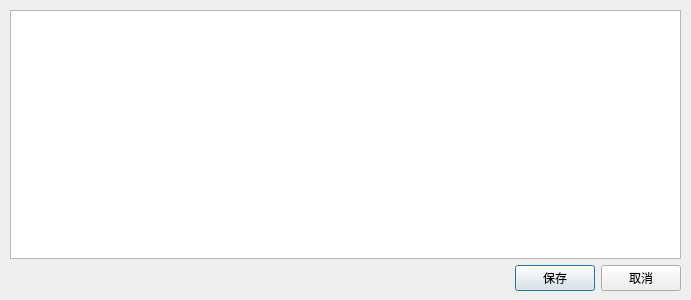
<?xml version="1.0" encoding="UTF-8"?>
<ui version="4.0">
 <class>AlterEssayQuestion</class>
 <widget class="QDialog" name="AlterEssayQuestion">
  <property name="geometry">
   <rect>
    <x>0</x>
    <y>0</y>
    <width>691</width>
    <height>300</height>
   </rect>
  </property>
  <property name="windowTitle">
   <string>Dialog</string>
  </property>
  <widget class="QWidget" name="">
   <property name="geometry">
    <rect>
     <x>10</x>
     <y>10</y>
     <width>671</width>
     <height>281</height>
    </rect>
   </property>
   <layout class="QVBoxLayout" name="verticalLayout">
    <item>
     <widget class="QTextEdit" name="textEdit_Question"/>
    </item>
    <item>
     <layout class="QHBoxLayout" name="horizontalLayout">
      <item>
       <spacer name="horizontalSpacer">
        <property name="orientation">
         <enum>Qt::Horizontal</enum>
        </property>
        <property name="sizeHint" stdset="0">
         <size>
          <width>40</width>
          <height>20</height>
         </size>
        </property>
       </spacer>
      </item>
      <item>
       <widget class="QPushButton" name="pushButton_Save">
        <property name="text">
         <string>保存</string>
        </property>
       </widget>
      </item>
      <item>
       <widget class="QPushButton" name="pushButton_Cnacel">
        <property name="text">
         <string>取消</string>
        </property>
       </widget>
      </item>
     </layout>
    </item>
   </layout>
  </widget>
 </widget>
 <resources/>
 <connections/>
</ui>
